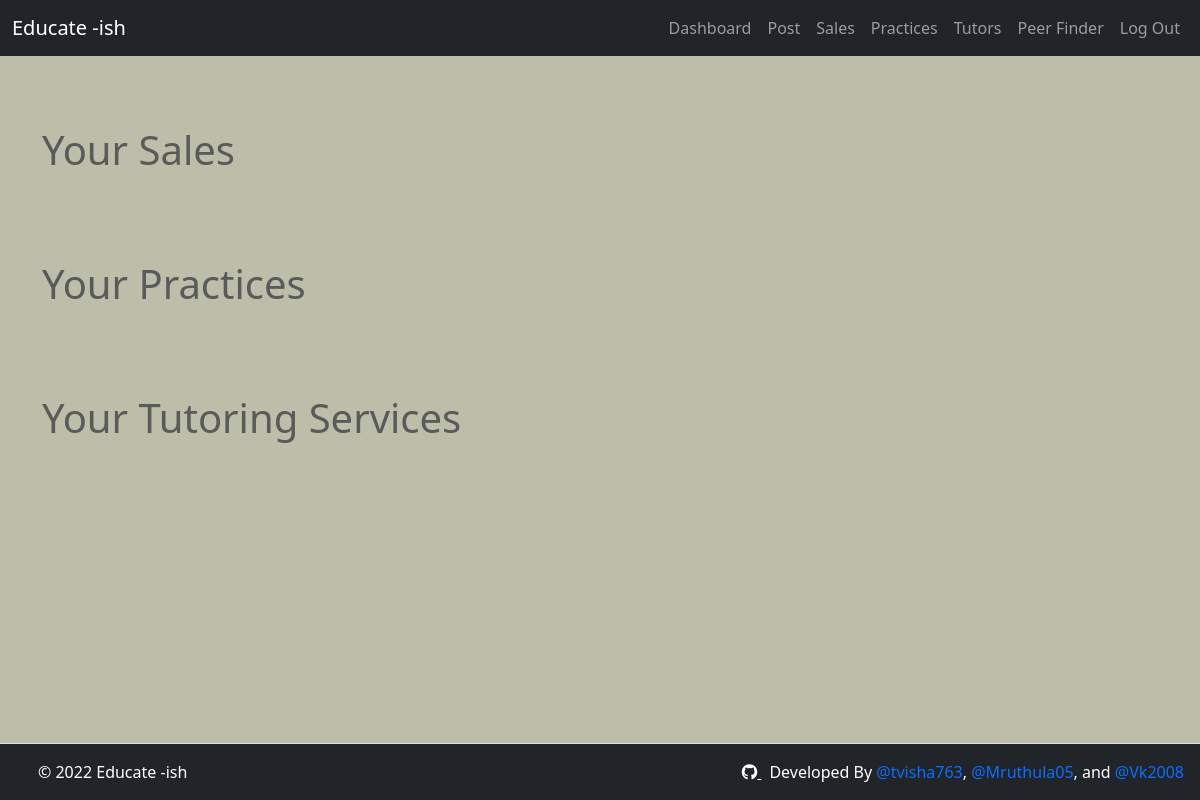
Page /studyGuide/dashboard (signed in) on the earlier database version.
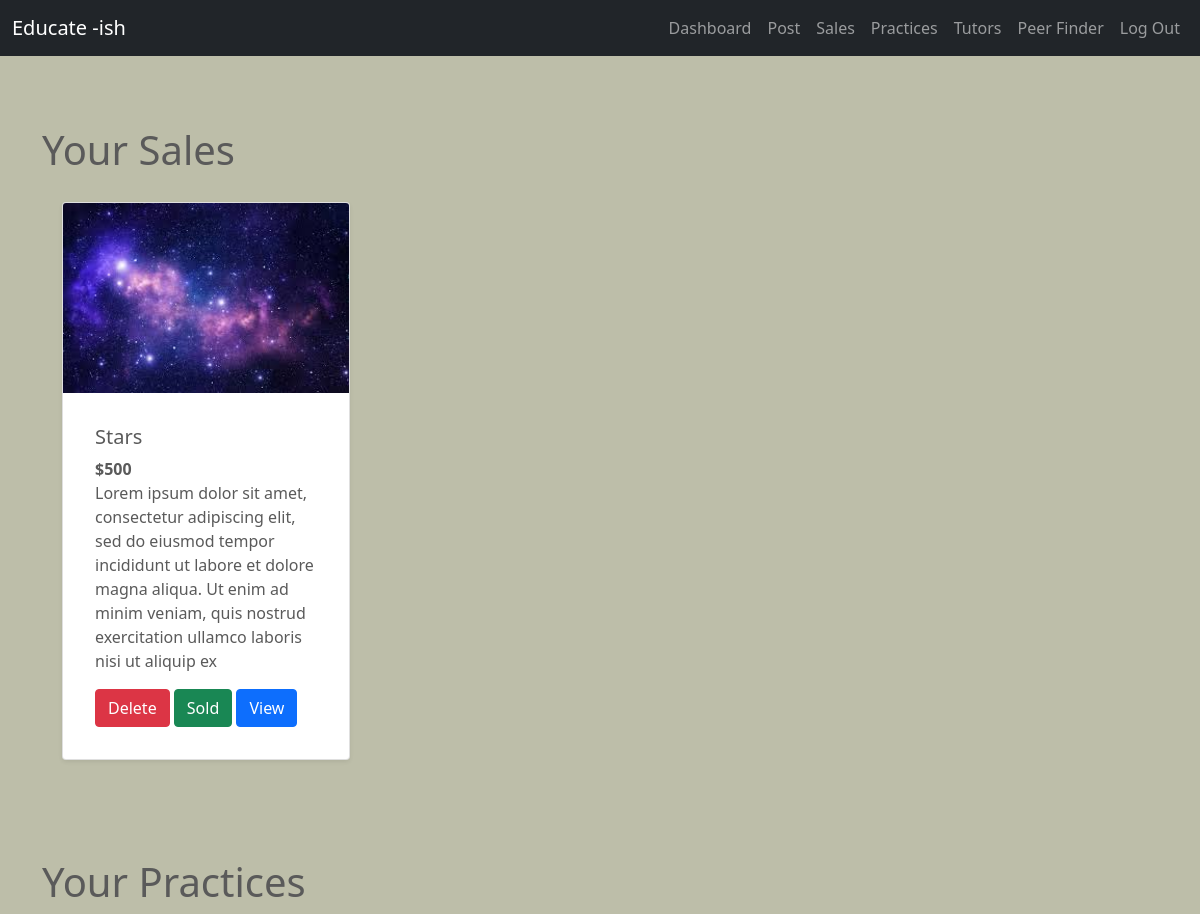
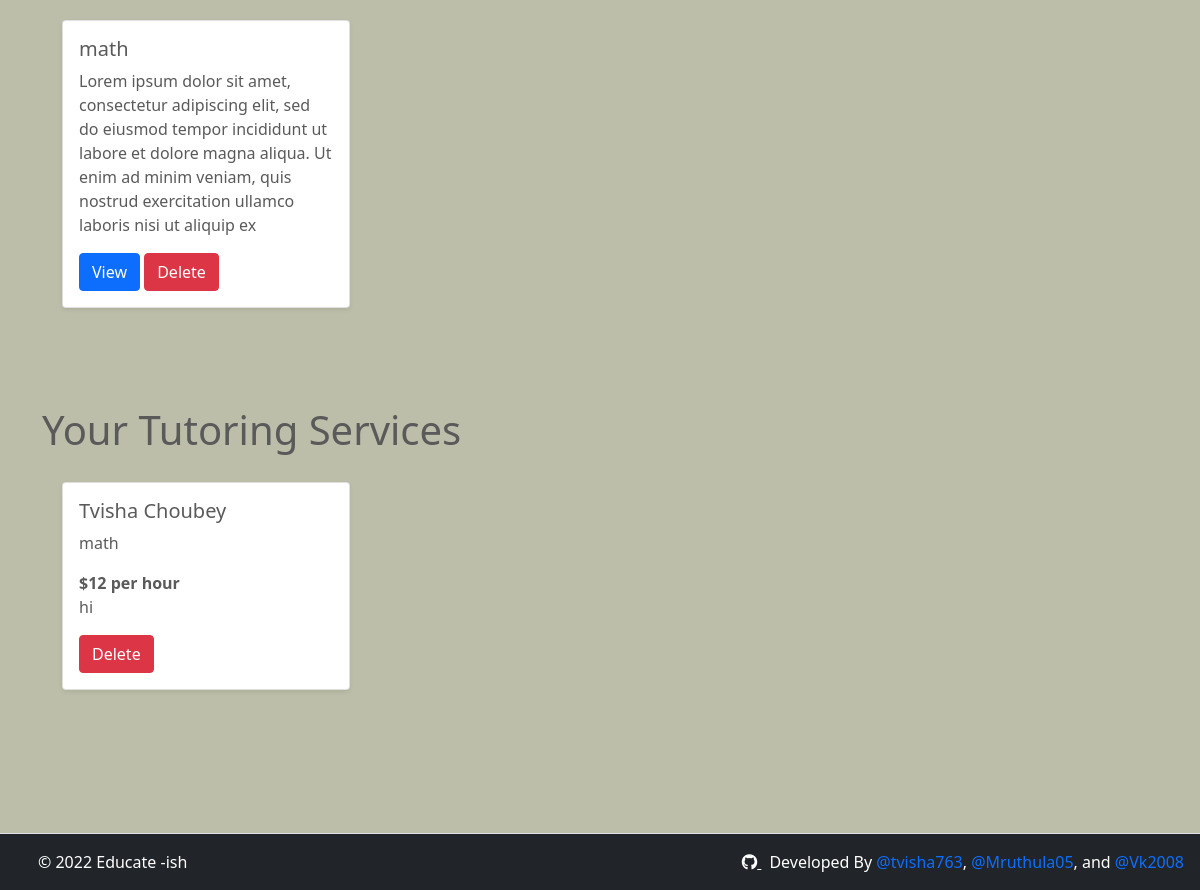
Same page on the later database version (2 pictures, top to bottom).
### studyApp/models.py (models this page shows, shortened)
class Post(models.Model):
    POST_CHOICES = [
        (1, 'Sale'),
        (2, 'Practice'),
        (3, 'Tutoring')
    ]
    user = models.ForeignKey(User, on_delete=models.CASCADE, related_name="posts")
    postType = models.IntegerField(default=1, choices=POST_CHOICES)
    materialName = models.CharField(max_length=100, unique=False, blank=True, default='')
    image = models.ImageField(upload_to="uploads", blank=True, null=True)
    price = models.IntegerField(blank=True, null=True)
    pracFile = models.FileField(upload_to="uploads", blank=True)
    subjectPrac = models.CharField(max_length=100, blank=True)
    fname =  models.CharField(max_length=100, blank=True, default='')
    lname =  models.CharField(max_length=100, blank=True, default='')
    subjectsTutor = models.CharField(max_length=1000, blank=True)
    rate = models.IntegerField(default=0, blank=True)
    description = models.CharField(max_length=1000, blank=True)
    date = models.DateTimeField(auto_now_add=True)

### studyApp/views.py (the view)
# urls.py: path('dashboard', views.dashboard, name='dashboard'),
def dashboard(request):
    if not request.session.get('logged_in'):
        return redirect('login')
    if request.method == "GET":
        user=request.session.get('username')
        sales = Post.objects.filter(user__username=user, postType=1)
        practice = Post.objects.filter(user__username=user, postType=2)
        tutor = Post.objects.filter(user__username=user, postType=3)
        context={
            'sales' : sales,
            'practice' : practice,
            'tutoringService' : tutor,
            'len' : len(sales)
        }
    return render(request, 'dashboard.html', context)

### studyApp/templates/dashboard.html (shortened to what this page needs)
{% extends 'auth/main.html' %}
{% block content %}
<div class="container">
    <div class="row pt-5">
        <div class="col-12">
    <h1>Your Sales</h1>
        {% for sale in sales %}
            {% if sales != None %}
                <div class="card shadow-sm" style="width: 18rem;">
                    <div class="card-center">
                        <img src="{{ sale.image.url }}" class="card-img-top" alt="...">
                    </div>
                    <div class="card-body">
                    <div class="card-body">
                      <h5 class="card-title">{{sale.materialName}}</h5>
                      <strong><p class="card-text">${{sale.price}}</p></strong>
                      <p class="card-text">{{sale.description}}</p>
                      <a href="{% url 'deletePost' sale.id %}" class="btn btn-danger">Delete</a>
                    <a href="{% url 'sold' sale.id %}" class="btn btn-success">Sold</a>
                    <a href="{% url 'showSale' sale.id%}" class="btn btn-primary">View</a>
                </div>
                    </div>
                  </div>
            {% endif %}
        {% endfor %}
    </div>
</div>
</div>
<div class="container">
    <div class="row pt-5">
        <div class="col-12">
    <h1>Your Practices</h1>
        {% for prac in practice %}
                <div class="card shadow-sm" style="width: 18rem; margin: 20px;">
                    <div class="card-body">
                      <h5 class="card-title">{{prac.subjectPrac}}</h5>
                      <p class="card-text">{{prac.description}}</p>
                      <a href="{{prac.pracFile.url}}" class="btn btn-primary">View</a>
                      <a href="{% url 'deletePost' prac.id %}" class="btn btn-danger">Delete</a>
                    </div>
                </div>
        {% endfor %}
    </div>
</div>
</div>
<div class="container">
    <div class="row pt-5">
        <div class="col-12">
            <h1>Your Tutoring Services</h1>
            {% for t in tutoringService %}
            <div class="card shadow-sm" style="width: 18rem; display: inline-block;">
                <div class="card-body">
                  <h5 class="card-title">{{t.fname}} {{t.lname}}</h5>
                  <p class="card-text">{{t.subjectsTutor}}</p>
                  <strong><p class="card-text">${{t.rate}} per hour</p></strong>
                  <p class="card-text">{{t.description}}</p>
                  <a href="{% url 'deletePost' t.id %}" class="btn btn-danger">Delete</a>
                </div>
              </div>
            </div>
        </div>
            {% endfor %}
        </div>
    </div>
</div>
{% endblock %}

### studyApp/templates/auth/main.html (shortened to what this page needs)
{% load static %}
<!DOCTYPE html>
<html lang="en">
<head>
    <link href="https://cdn.jsdelivr.net/npm/bootstrap@5.1.3/dist/css/bootstrap.min.css" rel="stylesheet">
    <link rel="stylesheet" href="https://cdnjs.cloudflare.com/ajax/libs/font-awesome/6.1.1/css/all.min.css" />
    <link rel="stylesheet" type="text/css" href="{% static 'css/main4.css' %}">
</head>
<body>
	<header>
	  <nav class="navbar navbar-expand-md navbar-dark fixed-top bg-dark">
	    <div class="container-fluid">
	      <a class="navbar-brand" href="{% url 'home' %}">Educate -ish</a>
	      <div class="collapse navbar-collapse" id="navbarCollapse">
	        <ul class="navbar-nav ms-auto mb-2 mb-md-0">
	          <li class="nav-item">
	            <a class="nav-link" href="{% url 'dashboard' %}">Dashboard</a>
	          </li>
	          <li class="nav-item">
	            <a class="nav-link" href="{% url 'post' %}">Post</a>
	          </li>
	          <li class="nav-item">
	            <a class="nav-link" href="{% url 'sales' %}">Sales</a>
	          </li>
              <li class="nav-item">
	            <a class="nav-link" href="{% url 'practice' %}">Practices</a>
	          </li>
              <li class="nav-item">
	            <a class="nav-link" href="{% url 'tutor' %}">Tutors</a>
	          </li>
			  <li class="nav-item">
	            <a class="nav-link" href="{% url 'peerFinder' %}">Peer Finder</a>
	          </li>
	          <li class="nav-item">
	            <a class="nav-link" href="{% url 'logout' %}">Log Out</a>
	          </li>
	        </ul>
	      </div>
	    </div>
	  </nav>
	</header>
	<main>
	  {% block content %}
	  {% endblock %}
	</main>
	<div>
        <footer class="bg-dark text-white d-flex flex-wrap justify-content-between align-items-center py-3 border-top">
            <div class="col-md-4 d-flex align-items-center">
              <a href="/" class="mb-3 me-2 mb-md-0 text-muted text-decoration-none lh-1">
                <svg class="bi" width="30" height="24"><use xlink:href="#bootstrap"/></svg>
              </a>
              <span class="text-white">&copy; 2022 Educate -ish</span>
            </div>
            <div class="mx-3">
              <a href="https://github.com/tvisha763/studyGuide" class="me-2 text-reset">
                <i class="fa-brands fa-github"></i>
              </a>
              <span>Developed By <a href="https://github.com/tvisha763" class="text-decoration-none">@tvisha763</a>, <a href="https://github.com/Mruthula05" class="text-decoration-none">@Mruthula05</a>, and <a href="https://github.com/Vk2008" class="text-decoration-none">@Vk2008</a></span>
            </div>
        </footer>
    </div>
</body>
</html>

### studyApp/static/css/main4.css (style rules this page uses)
body { padding-top: 3rem; color: #5a5a5a; background-color: #BDBEA9; overflow:auto; padding-bottom:150px }
.card { display: inline-block; margin: 20px; }
footer { position: fixed; left: 0; bottom: 0; width: 100%; text-align: center; }
.container { margin: 30px; }

Differences in the rows shown:
added Post: image (picture), materialName "Stars", price "500", description "Lorem ipsum dolor sit amet, consectetur adipiscing elit, sed do eiusmod tempor incididunt ut labore et dolore magna aliqua. Ut enim ad minim veniam, quis nostrud exercitation ullamco laboris nisi ut aliquip ex", shown under "Your Sales"
added Post: subjectPrac "math", description "Lorem ipsum dolor sit amet, consectetur adipiscing elit, sed do eiusmod tempor incididunt ut labore et dolore magna aliqua. Ut enim ad minim veniam, quis nostrud exercitation ullamco laboris nisi ut aliquip ex", shown under "Your Practices"
added Post: fname "Tvisha", lname "Choubey", subjectsTutor "math", rate "12", description "hi", shown under "Your Tutoring Services"
